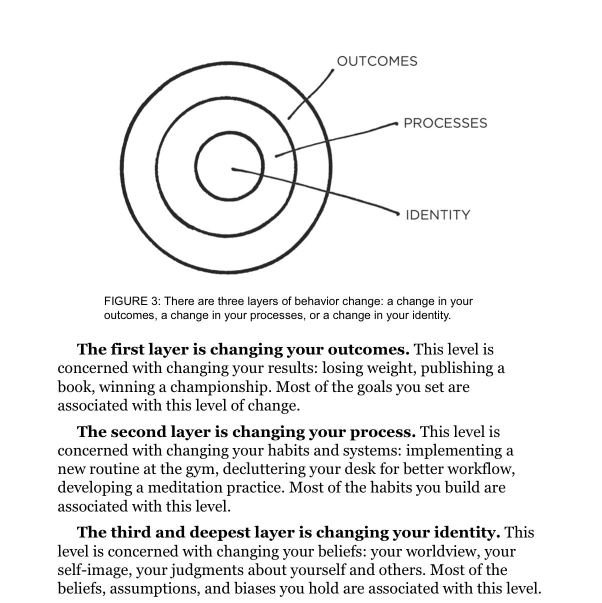
#> input picture atomichabits.jpg, 1204 x 1206 px (shown at 1/2 size)
$ jupyter execute --allow-errors Image_to_Text.ipynb   (shell and % lines are left out)
#> lines starting #> are read from the running program, lines starting #| are printed output that depends on the picture
# Image to Text using CV2 and Pytesseract

[cell 1]
from google.colab.patches import cv2_imshow
import cv2
from PIL import Image
import pytesseract

[cell 2]
# Load the image using OpenCV
img = cv2.imread('atomichabits.jpg')
#> img is the input picture: shape (1206, 1204, 3); mean B, G, R 238.5, 238.5, 238.5

# Convert the image to grayscale
gray = cv2.cvtColor(img, cv2.COLOR_BGR2GRAY)

# Use Pytesseract to perform OCR on the grayscale image
#> (the rest of this cell did not finish here and is left out)

Displaying original Image

[cell 3]
resized_img = cv2.resize(img, (int(img.shape[1]/2), int(img.shape[0]/2)))
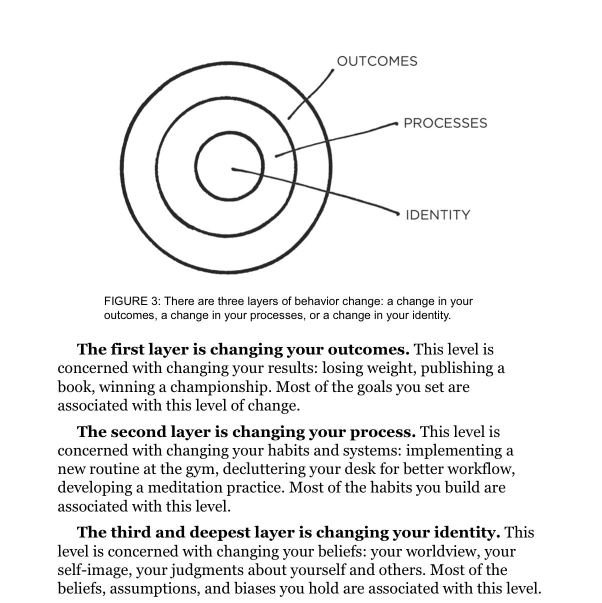
#> resized_img: shape (603, 602, 3); mean B, G, R 238.5, 238.5, 238.5
cv2_imshow(resized_img)
